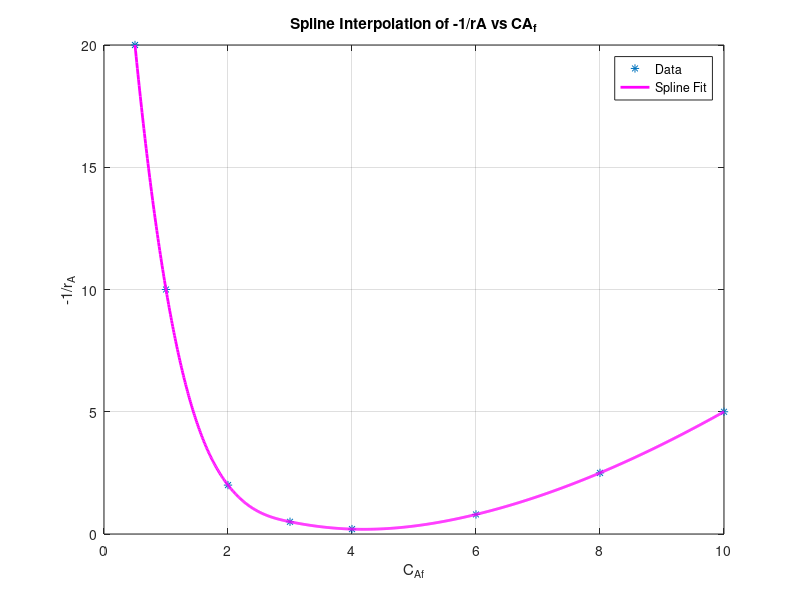

This figure's MATLAB source:
clc;
Ca= [0.5, 3, 1, 2, 6, 10, 8, 4];
Ca0 = [2, 5, 6, 6, 11, 14, 16, 24];
t = [30, 1, 50, 8, 4, 20, 20, 4];
vol_rate = 0.1;
Ca_initial = 10;
Xaf = 0.9;
Ca_out = Ca_initial*(1-Xaf);

Ra = t./(Ca0 - Ca); % 1/(-ra)
Xa = (Ca0 - Ca)./Ca0;

% plot Ra vs Ca
pp = spline(Ca, Ra); % represents spline function.
xx = linspace(min(Ca), max(Ca), 1000); % equally spaced x-values.
f = ppval(pp, xx); % equally spaced function values corresponding to values in xx array.

plot(Ca, Ra, '*', xx, f,'m','LineWidth',2);
legend('Data', 'Spline Fit');
grid on;
xlabel('C_A_f');
ylabel('-1/r_A');
title('Spline Interpolation of -1/rA vs CA_f');

% Calculating volumes for different reactors
V_pfr = vol_rate * integral(@(x) ppval(pp, x), Ca_out, Ca_initial);
V_cstr = vol_rate * (Ca_initial - Ca_out) * ppval(pp, Ca_out);

% MFR and PFR
Ca_min = fminbnd(@(x) ppval(pp, x), Ca_out, Ca_initial);
rate_min = ppval(pp, Ca_min);
V_pfr_mfr = vol_rate * (integral(@(x) ppval(pp, x), Ca_out, Ca_min) + (Ca_initial - Ca_min) * rate_min);

% Two CSTR
xval = Ca_out:0.01:Ca_initial;
area = @(c) (Ca_initial - c).*ppval(pp, c) + (c- Ca_out).*ppval(pp,Ca_out);
[min_area,Ca_2] = min(area(xval));
V_2cstr = min_area* vol_rate;


% recycle PFR
for Xai = 0:0.001:Xaf
    Cai = Ca_initial * (1 - Xai);
    lhs = ppval(pp, Cai) * (Xaf - Xai) * Ca_initial;
    rhs = integral(@(x) ppval(pp, x), Ca_out, Cai);
    if abs(lhs - rhs) < 0.1
        recycle_ratio = (Ca_initial - Cai) / (Cai - Ca_out);
        V_recycle = (Ca_initial - Ca_out) * ppval(pp, Cai) * vol_rate;
        volumetric_flow_recycle = vol_rate * recycle_ratio;
        break;
    end
end

% Displaying the results 
fprintf('Volume of Single PFR is %f\n', V_pfr);
fprintf('Volume of Single CSTR is %f\n', V_cstr);
fprintf('Volume of two stirred tank is %f\n', V_2cstr);
fprintf('Volume of combination of a PFR and a MFR is %f\n', V_pfr_mfr);
fprintf('Volume of a PFR with recycle is %f\n', V_recycle);
fprintf('Optimum Recycle ratio of PFR is %f\n', recycle_ratio);
fprintf('Optimum inlet Concentration(Cai- according to notes) is %f\n', Cai);
